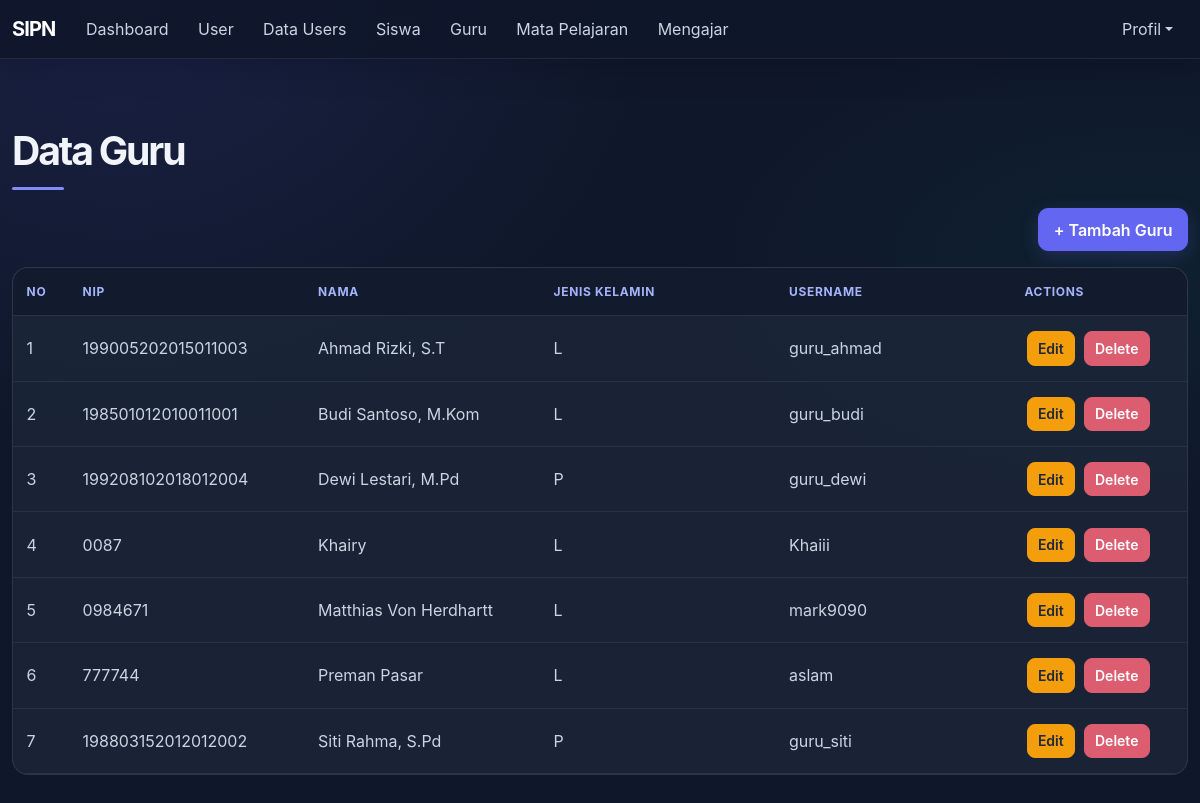
Page /guru/index.php (signed in) on the committed database.
### tables this page shows
CREATE TABLE `guru` (
  `id` int NOT NULL,
  `nip` varchar(20) NOT NULL,
  `nama_guru` varchar(100) NOT NULL,
  `jenis_kelamin` enum('L','P') NOT NULL,
  `user_id` int DEFAULT NULL
);

CREATE TABLE `users` (
  `id` int NOT NULL,
  `username` varchar(50) NOT NULL,
  `password` varchar(255) NOT NULL,
  `role` enum('admin','guru','siswa') NOT NULL,
  `created_at` timestamp NOT NULL DEFAULT CURRENT_TIMESTAMP
);

### koneksi.php (called while the page is built, shortened)
<?php
function h($data) {
    return htmlspecialchars($data ?? '');
}
?>

### guru/index.php (the view, shortened to what this page needs)
<?php
require_once '../koneksi.php';
require_once '../navbar.php';
$batas = 10;
$halaman = isset($_GET['halaman']) ? (int)$_GET['halaman'] : 1;
$halaman_awal = ($halaman > 1) ? ($halaman * $batas) - $batas : 0;
$sql = "SELECT guru.*, users.username
        FROM guru
        LEFT JOIN users ON guru.user_id = users.id
        ORDER BY guru.nama_guru ASC
        LIMIT $halaman_awal, $batas";
$hasil = mysqli_query($koneksi, $sql);
?>
<div class="container mt-4 mb-5">
    <h1 class="fw-normal display-5">Data Guru</h1>
    <hr class="border border-dark border-2 opacity-100">
    <div class="d-flex justify-content-end mb-3">
        <a href="tambah.php" class="btn btn-primary">+ Tambah Guru</a>
    </div>
    <div class="app-table-wrap">
    <table class="table table-hover align-middle app-data-table">
        <thead>
            <tr>
                <th>No</th>
                <th>NIP</th>
                <th>Nama</th>
                <th>Jenis Kelamin</th>
                <th>Username</th>
                <th style="width: 15%;">Actions</th>
            </tr>
        </thead>
        <tbody>
            <?php
            $no = $halaman_awal + 1;
            if ($hasil && mysqli_num_rows($hasil) > 0) {
                while ($row = mysqli_fetch_assoc($hasil)) {
            ?>
                    <tr>
                        <td><?= $no++ ?></td>
                        <td><?= h($row['nip']) ?></td>
                        <td><?= h($row['nama_guru']) ?></td>
                        <td><?= $row['jenis_kelamin'] ?></td>
                        <td><?= h($row['username']) ?></td>
                        <td>
                            <a href="edit.php?id=<?= $row['id'] ?>" class="btn btn-warning btn-sm">Edit</a>
                            <a href="hapus.php?id=<?= $row['id'] ?>" class="btn btn-danger btn-sm"
                               onclick="return confirm('Yakin ingin menghapus guru ini?')">Delete</a>
                        </td>
                    </tr>
                <?php
                }
            } else {
                ?>
                <tr>
                    <td colspan="6" class="text-center">Belum ada data guru.</td>
                </tr>
            <?php } ?>
        </tbody>
    </table>
    </div>
</div>
<?php require_once '../footer.php'; ?>

### navbar.php (shortened to what this page needs)
<?php
$base = "/Tugas_Besar_Davina";
$role = $_SESSION['role'] ?? '';
?>
<!doctype html>
<html lang="id">
<head>
    <link href="https://cdn.jsdelivr.net/npm/bootstrap@5.3.3/dist/css/bootstrap.min.css" rel="stylesheet">
    <link href="<?= $base ?>/assets/app.css?v=8" rel="stylesheet">
</head>
<body class="app-shell <?= basename($_SERVER['PHP_SELF']) === 'dashboard.php' ? 'dashboard-page' : 'bg-light' ?>">
    <nav class="navbar navbar-expand-lg bg-primary" data-bs-theme="dark">
        <div class="container-fluid">
            <a class="navbar-brand" href="<?= $base ?>/dashboard.php">SIPN</a>
            <div class="collapse navbar-collapse" id="menu">
                <ul class="navbar-nav me-auto">
                    <li class="nav-item">
                        <a class="nav-link <?= basename($_SERVER['PHP_SELF']) === 'dashboard.php' ? 'active' : '' ?>" href="<?= $base ?>/dashboard.php">Dashboard</a>
                    </li>
                    <?php if ($role == 'admin') { ?>
                        <li class="nav-item"><a class="nav-link" href="<?= $base ?>/user/index.php">User</a></li>
                        <li class="nav-item"><a class="nav-link" href="<?= $base ?>/user/pw.php">Data Users</a></li>
                        <li class="nav-item"><a class="nav-link" href="<?= $base ?>/siswa/index.php">Siswa</a></li>
                        <li class="nav-item"><a class="nav-link" href="<?= $base ?>/guru/index.php">Guru</a></li>
                        <li class="nav-item"><a class="nav-link" href="<?= $base ?>/mapel/index.php">Mata Pelajaran</a></li>
                        <li class="nav-item"><a class="nav-link" href="<?= $base ?>/mengajar/index.php">Mengajar</a></li>
                    <?php } elseif ($role == 'guru') { ?>
                        <li class="nav-item">
                            <a class="nav-link" href="<?= $base ?>/nilai/index.php">Nilai Siswa</a>
                        </li>
                    <?php } else { ?>
                        <li class="nav-item">
                            <a class="nav-link" href="<?= $base ?>/nilai/lihat.php">Nilai Saya</a>
                        </li>
                    <?php } ?>
                </ul>
                <ul class="navbar-nav">
                    <li class="nav-item dropdown">
                        <a class="nav-link dropdown-toggle" href="#" data-bs-toggle="dropdown">Profil</a>
                    </li>
                </ul>
            </div>
        </div>
    </nav>

### footer.php (shortened to what this page needs)
</body>
</html>

### assets/app.css (style rules this page uses)
:root { --dashboard-bg: #0f172a; --dashboard-surface: rgba(30, 41, 59, .76); --dashboard-border: rgba(255, 255, 255, .09); --dashboard-text: #f1f5f9; --dashboard-muted: #94a3b8; --dashboard-indigo: #818cf8; --dashboard-green: #10b981; }
.app-shell .container.mt-4 > .d-flex.justify-content-end.mb-3 { margin-top: -.65rem; margin-bottom: 1rem !important; }
.app-shell:not(.dashboard-page) { min-height: 100vh; color: #e2e8f0; background: radial-gradient(ellipse at 10% 0%, rgba(99, 102, 241, .13), transparent 34rem), radial-gradient(ellipse at 95% 30%, rgba(16, 185, 129, .06), transparent 30rem), #0f172a !important; font-family: Inter, "Segoe UI", sans-serif; -webkit-font-smoothing: antialiased; }
.app-shell h1, .app-shell h2, .app-shell h3, .app-shell h4, .app-shell h5, .app-shell h6 { color: #f1f5f9; font-family: Inter, "Segoe UI", sans-serif; font-weight: 650; letter-spacing: -.035em; }
.app-shell .container { max-width: 1240px; }
.app-shell .container.mt-4 { padding-top: clamp(1.5rem, 4vw, 2.75rem) !important; padding-bottom: 3rem; }
.app-shell .display-5 { font-size: clamp(1.85rem, 4vw, 2.45rem); font-weight: 700 !important; letter-spacing: -.055em; }
.app-shell hr.border-dark { width: 52px; height: 3px; margin: .85rem 0 1.75rem; border: 0 !important; border-radius: 99px; background: #818cf8; opacity: 1 !important; }
.app-shell:not(.dashboard-page) .navbar { position: sticky; top: 0; z-index: 1030; border-bottom: 1px solid rgba(255, 255, 255, .08); background: rgba(15, 23, 42, .82) !important; box-shadow: 0 8px 32px rgba(2, 6, 23, .18); backdrop-filter: blur(16px); -webkit-backdrop-filter: blur(16px); }
.app-shell .navbar-brand { color: #fff !important; font-weight: 750; letter-spacing: -.045em; }
.app-shell .navbar .nav-link { margin: 0 .12rem; padding: .55rem .8rem; color: #cbd5e1 !important; border-radius: 10px; transition: color 250ms ease, background-color 250ms ease; }
.app-shell .btn { min-height: 40px; padding: .55rem .9rem; border-radius: 10px; font-weight: 600; transition: transform 250ms ease, box-shadow 250ms ease, background-color 250ms ease; }
.app-shell .btn-primary { --bs-btn-bg: #6366f1; --bs-btn-border-color: #6366f1; --bs-btn-hover-bg: #4f46e5; --bs-btn-hover-border-color: #4f46e5; --bs-btn-active-bg: #4f46e5; --bs-btn-active-border-color: #4f46e5; --bs-btn-focus-shadow-rgb: 99, 102, 241; box-shadow: 0 5px 18px rgba(99, 102, 241, .22); }
.app-shell .btn-warning { --bs-btn-bg: #f59e0b; --bs-btn-border-color: #f59e0b; --bs-btn-color: #1e293b; --bs-btn-hover-bg: #d97706; --bs-btn-hover-border-color: #d97706; --bs-btn-hover-color: #fff; }
.app-shell .btn-danger { --bs-btn-bg: #dc5c70; --bs-btn-border-color: #dc5c70; --bs-btn-hover-bg: #be4358; --bs-btn-hover-border-color: #be4358; }
.app-shell .btn-sm { min-height: 32px; padding: .35rem .65rem; border-radius: 8px; }
.app-shell .table { width: 100%; margin-bottom: 0; color: #cbd5e1; vertical-align: middle; }
.app-shell .app-table-wrap { width: 100%; overflow-x: auto; border: 1px solid rgba(255, 255, 255, .09); border-radius: 16px; background: rgba(30, 41, 59, .72); scrollbar-color: #475569 rgba(15, 23, 42, .55); scrollbar-width: thin; }
.app-shell .app-data-table { min-width: 760px; table-layout: fixed; border: 0; background: transparent; }
.app-shell .app-data-table th:first-child, .app-shell .app-data-table td:first-child { width: 56px; }
.app-shell .app-data-table th:last-child, .app-shell .app-data-table td:last-child { width: 148px; }
.app-shell .app-data-table td { overflow-wrap: anywhere; }
.app-shell .app-data-table td[data-label="Actions"] { white-space: nowrap; }
.app-shell .app-data-table td[data-label="Actions"] .btn { margin: 2px; }
.app-shell .table > :not(caption) > * > * { color: #cbd5e1; border-bottom-color: rgba(148, 163, 184, .12); background-color: transparent; box-shadow: none; }
.app-shell .table thead th { padding: .9rem .85rem; color: #a5b4fc !important; border-bottom: 1px solid rgba(148, 163, 184, .18); background: rgba(15, 23, 42, .68); font-size: .75rem; font-weight: 700; letter-spacing: .055em; text-transform: uppercase; }
.app-shell .table tbody td { padding: .82rem .85rem; }

### rows in the picture
guru: nip "199005202015011003", nama_guru "Ahmad Rizki, S.T", jenis_kelamin "L", user.username "guru_ahmad"
guru: nip "198501012010011001", nama_guru "Budi Santoso, M.Kom", jenis_kelamin "L", user.username "guru_budi"
guru: nip "199208102018012004", nama_guru "Dewi Lestari, M.Pd", jenis_kelamin "P", user.username "guru_dewi"
guru: nip "0087", nama_guru "Khairy", jenis_kelamin "L", user.username "Khaiii"
guru: nip "0984671", nama_guru "Matthias Von Herdhartt", jenis_kelamin "L", user.username "mark9090"
guru: nip "777744", nama_guru "Preman Pasar", jenis_kelamin "L", user.username "aslam"
guru: nip "198803152012012002", nama_guru "Siti Rahma, S.Pd", jenis_kelamin "P", user.username "guru_siti"
